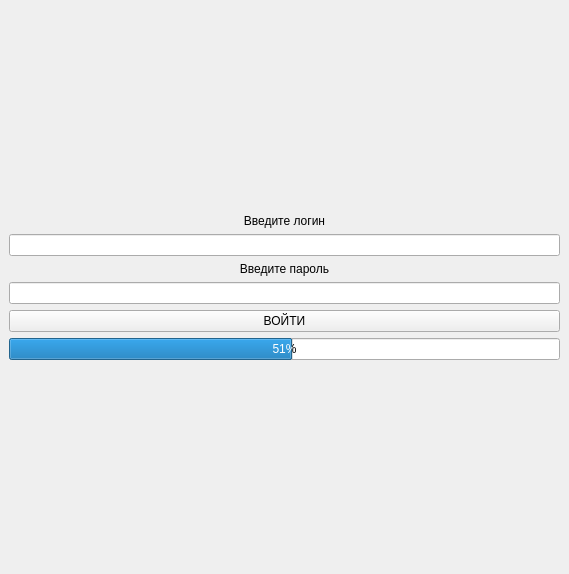
<?xml version="1.0" encoding="UTF-8"?>
<ui version="4.0">
 <class>MainWindow</class>
 <widget class="QMainWindow" name="MainWindow">
  <property name="geometry">
   <rect>
    <x>0</x>
    <y>0</y>
    <width>569</width>
    <height>574</height>
   </rect>
  </property>
  <property name="windowTitle">
   <string>MainWindow</string>
  </property>
  <widget class="QWidget" name="centralwidget">
   <layout class="QVBoxLayout" name="verticalLayout">
    <item>
     <spacer name="verticalSpacer">
      <property name="orientation">
       <enum>Qt::Vertical</enum>
      </property>
      <property name="sizeHint" stdset="0">
       <size>
        <width>20</width>
        <height>40</height>
       </size>
      </property>
     </spacer>
    </item>
    <item>
     <widget class="QLabel" name="label">
      <property name="text">
       <string>Введите логин</string>
      </property>
      <property name="alignment">
       <set>Qt::AlignCenter</set>
      </property>
     </widget>
    </item>
    <item>
     <widget class="QLineEdit" name="lineEdit"/>
    </item>
    <item>
     <widget class="QLabel" name="label_2">
      <property name="text">
       <string>Введите пароль</string>
      </property>
      <property name="alignment">
       <set>Qt::AlignCenter</set>
      </property>
     </widget>
    </item>
    <item>
     <widget class="QLineEdit" name="lineEdit_2"/>
    </item>
    <item>
     <widget class="QPushButton" name="pushButton">
      <property name="text">
       <string>ВОЙТИ</string>
      </property>
     </widget>
    </item>
    <item>
     <widget class="QProgressBar" name="progressBar">
      <property name="minimum">
       <number>86</number>
      </property>
      <property name="maximum">
       <number>999</number>
      </property>
      <property name="value">
       <number>555</number>
      </property>
     </widget>
    </item>
    <item>
     <spacer name="verticalSpacer_2">
      <property name="orientation">
       <enum>Qt::Vertical</enum>
      </property>
      <property name="sizeHint" stdset="0">
       <size>
        <width>20</width>
        <height>40</height>
       </size>
      </property>
     </spacer>
    </item>
   </layout>
  </widget>
 </widget>
 <resources/>
 <connections/>
</ui>
